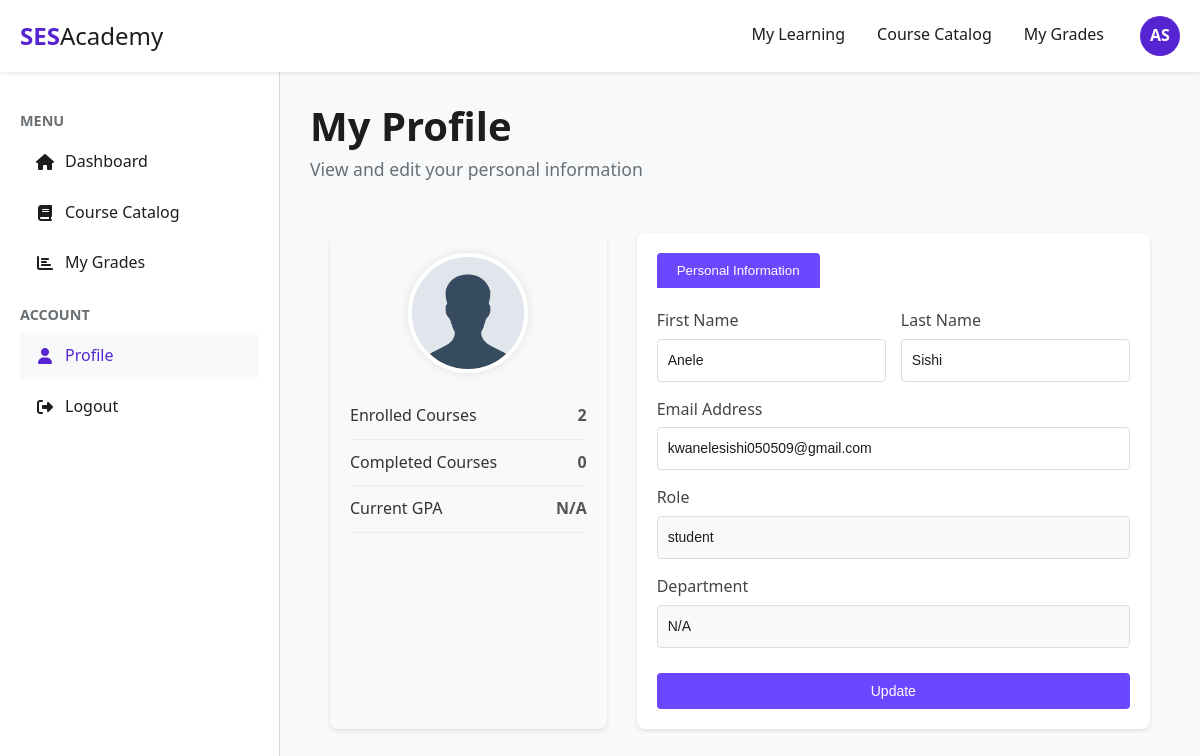
Before: /student/profile.php (signed in) with the older database file.
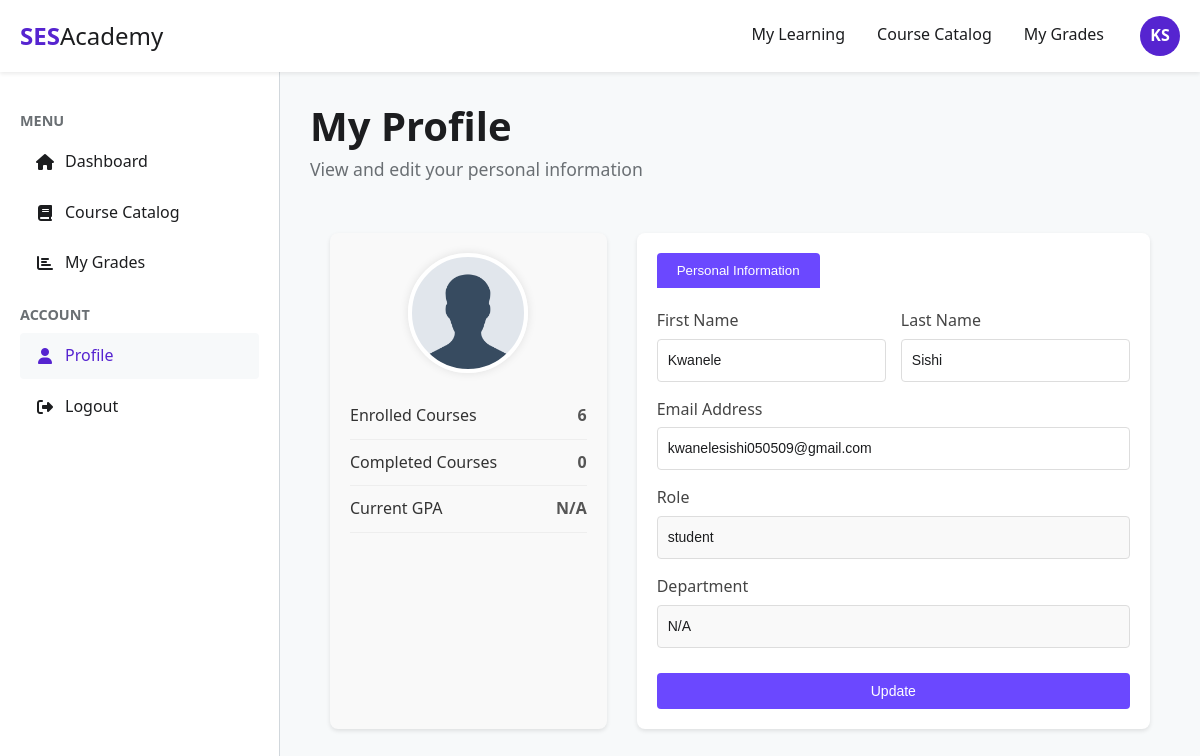
After: the same page with the newer database file.
### tables this page shows
CREATE TABLE `users` (
  `id` int NOT NULL AUTO_INCREMENT,
  `first_name` varchar(50) NOT NULL,
  `last_name` varchar(50) NOT NULL,
  `email` varchar(100) NOT NULL,
  `password` varchar(255) NOT NULL,
  `role` enum('student','instructor','admin') NOT NULL,
  `department_id` int DEFAULT NULL,
  `created_at` timestamp NULL DEFAULT CURRENT_TIMESTAMP,
  PRIMARY KEY (`id`),
  UNIQUE KEY `email` (`email`)
);

### student/profile.php (the view, shortened to what the changed rows need)
<?php
require_once '../config/db.php';
$user_id = $_SESSION['user_id'];
$stmt = $conn->prepare("SELECT first_name, last_name, email, role, department_id FROM users WHERE id = :user_id");
$stmt->bindParam(':user_id', $user_id, PDO::PARAM_INT);
$stmt->execute();
$user = $stmt->fetch(PDO::FETCH_ASSOC);
$stmt = $conn->prepare("SELECT COUNT(*) FROM enrollments WHERE StudentID = :user_id");
$stmt->bindParam(':user_id', $user_id, PDO::PARAM_INT);
$stmt->execute();
$enrolled_count = $stmt->fetchColumn();
?>
<!DOCTYPE html>
<html lang="en">
<head>
    <link rel="stylesheet" href="../assets/css/styles.css">
    <link rel="stylesheet" href="https://cdnjs.cloudflare.com/ajax/libs/font-awesome/6.4.0/css/all.min.css">
</head>
<body>
    <header class="header">
        <div class="header-container container">
            <div class="user-menu">
                <div class="user-avatar"><?php echo htmlspecialchars($user['first_name'][0] . $user['last_name'][0]); ?></div>
            </div>
        </div>
    </header>
    <div class="main-layout">
        <div class="content">
            <div class="dashboard-header">
                <h1>My Profile</h1>
            </div>
            <div class="profile-container">
                <div class="profile-sidebar">
                    <div class="profile-stats">
                        <div class="stat-item"><span class="stat-label">Enrolled Courses</span><span class="stat-value"><?php echo $enrolled_count; ?></span></div>
                    </div>
                </div>
                <div class="profile-content">
                    <div class="tab-content" id="personal-tab">
                        <form class="profile-form" method="POST">
                            <div class="form-row">
                                <div class="form-group">
                                    <label>First Name</label>
                                    <input type="text" class="form-control" name="first_name" value="<?php echo htmlspecialchars($user['first_name']); ?>" required>
                                </div>
                                <div class="form-group">
                                    <label>Last Name</label>
                                    <input type="text" class="form-control" name="last_name" value="<?php echo htmlspecialchars($user['last_name']); ?>" required>
                                </div>
                            </div>
                            <div class="form-group">
                                <label>Email Address</label>
                                <input type="email" class="form-control" name="email" value="<?php echo htmlspecialchars($user['email']); ?>" required>
                            </div>
                            <div class="form-group">
                                <label>Role</label>
                                <input type="text" class="form-control" value="<?php echo htmlspecialchars($user['role']); ?>" readonly>
                            </div>
                            <div class="form-group">
                                <label>Department</label>
                                <input type="text" class="form-control" value="<?php
                                                                                $dept = $user['department_id'] ? $conn->query("SELECT name FROM departments WHERE id = " . $user['department_id'])->fetchColumn() : 'N/A';
                                                                                echo htmlspecialchars($dept);
                                                                                ?>" readonly>
                            </div>
                        </form>
                    </div>
                </div>
            </div>
        </div>
    </div>
</body>
</html>

Changed rows visible on the page:
changed users "Sishi": first_name+last_name "AS" → "KS"; first_name "Anele" → "Kwanele"
Other visible differences:
$enrolled_count: "2" → "6"
